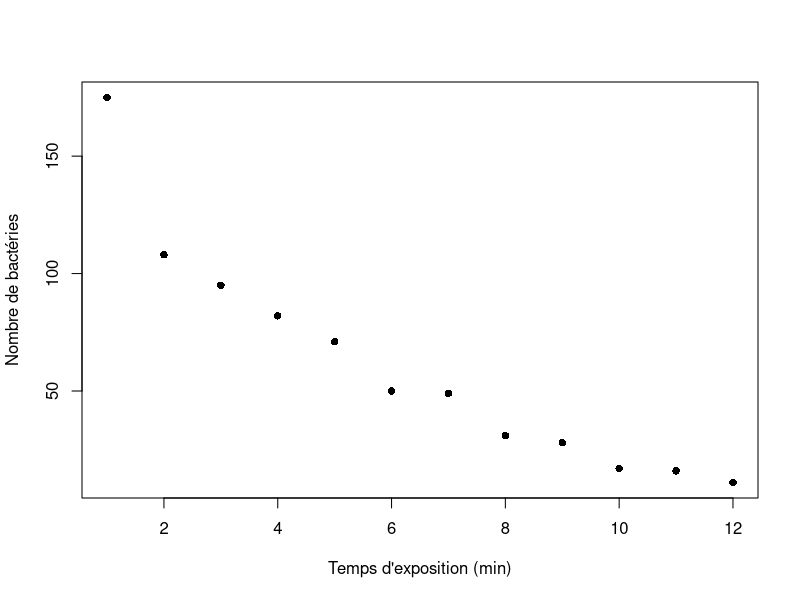
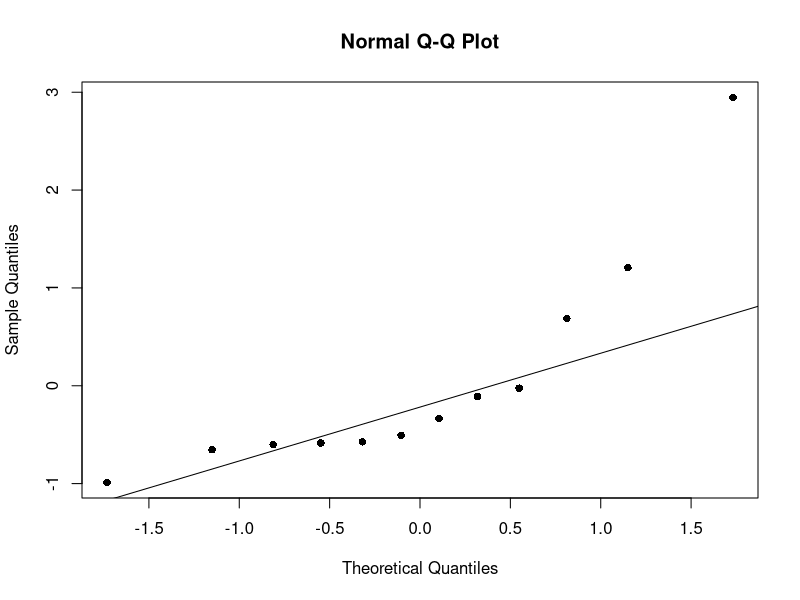
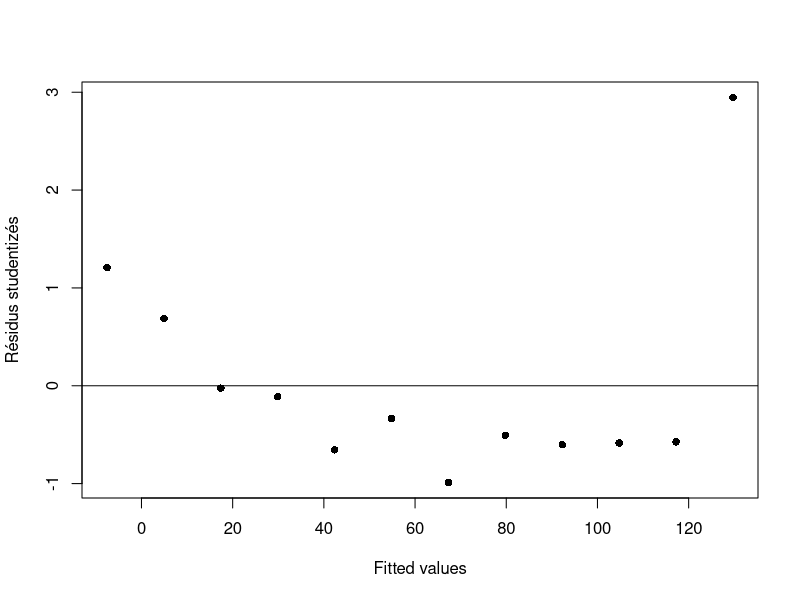
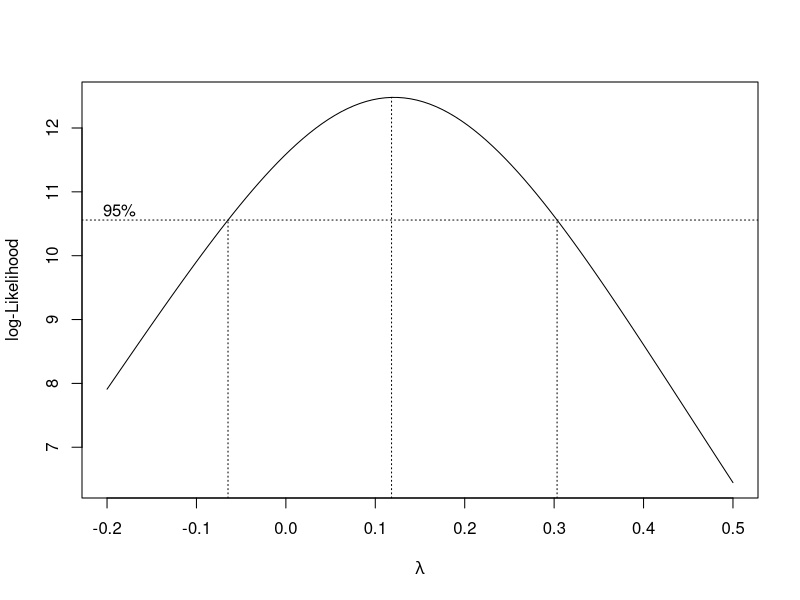
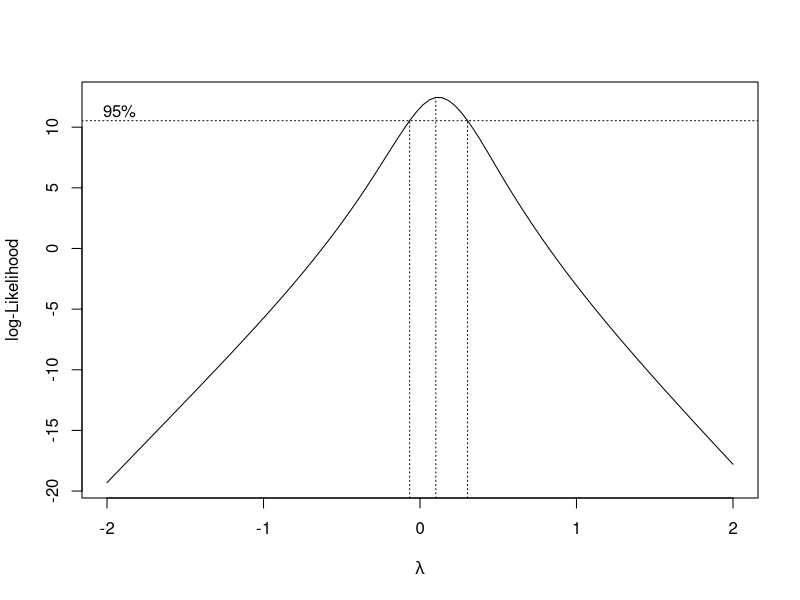
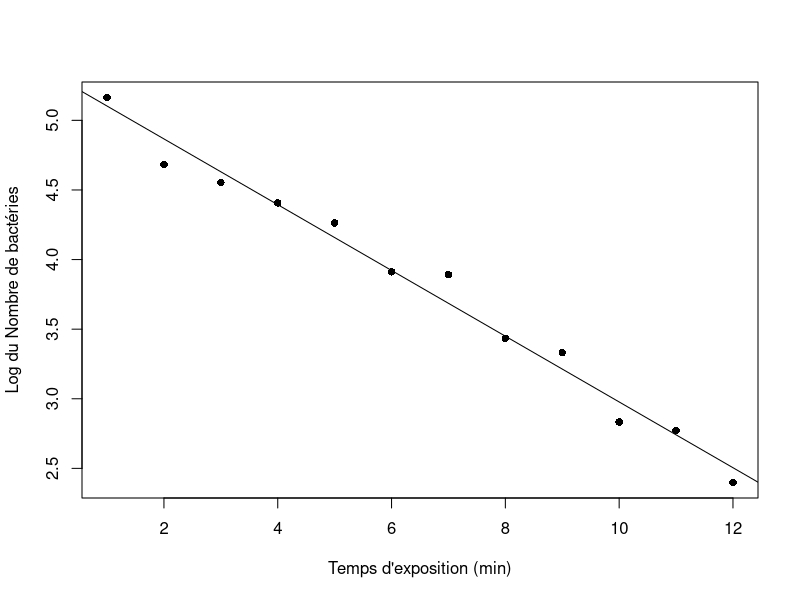
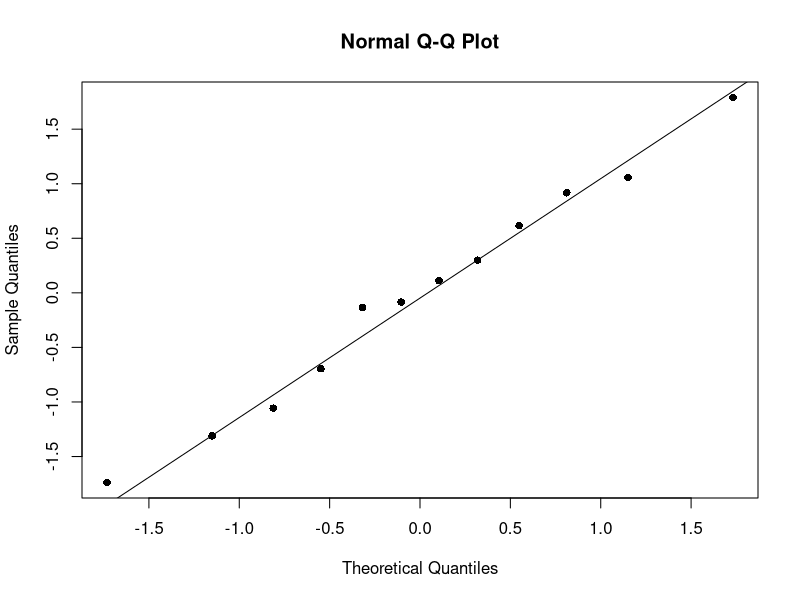
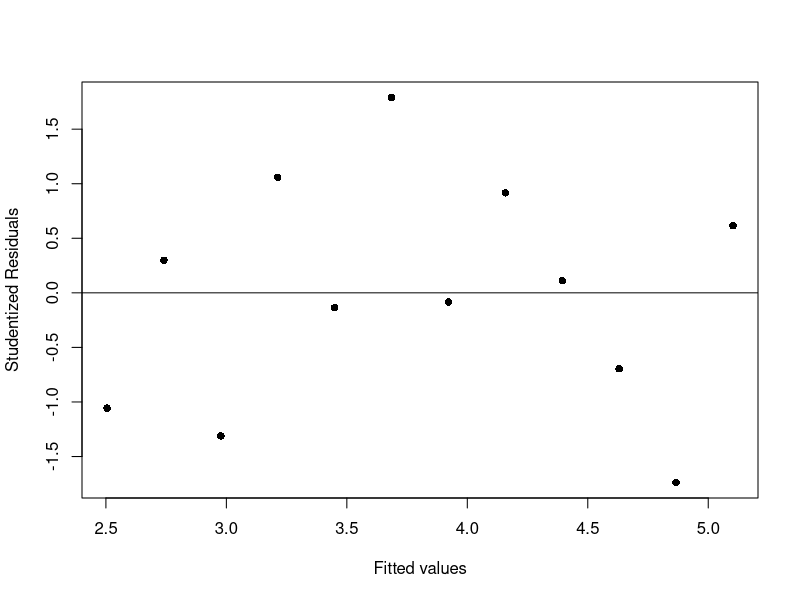

Here is the R script that generated these plots, in order:
## ---- chunk 1
#| echo: false

bact <- c(175, 108, 95, 82, 71, 50, 49, 31, 28, 17, 16, 11)
min <- 1:12
## ---- chunk 2
#| echo: false
#| fig-cap: "Nuage de points du nombre de bactéries en fonction du temps d'exposition en minutes"
#| label: fig-simple-bact


plot(min, bact, pch = 16, xlab = "Temps d'exposition (min)", ylab = "Nombre de bactéries")
## ---- chunk 3
fit1 <- lm(bact ~ min) 
summary(fit1) 
## ---- chunk 4
anova(fit1) 
## ---- chunk 5
#| echo: false
#| fig-cap: "Diagramme quantile-quantile pour la régression linéaire simple."
#| label: fig-simple-bact2


qqnorm(rstandard(fit1), pch = 16)
qqline(rstandard(fit1))
## ---- chunk 6
#| echo: false
#| fig-cap: "Résidus en fonction des valeurs ajustées pour le modèle de régression linéaire simple."
#| label: fig-simple-bact3


plot(fitted(fit1), rstandard(fit1), pch = 16, ylab = "Résidus studentizés", xlab = "Fitted values")
abline(h = 0)
## ---- chunk 7
#| echo: false
#| message: false
#| fig-cap: "Log-vraisemblance en fonction du paramètre pour la méthode Box-Cox"
#| label: fig-simple-bact4

library(MASS)
boxcox(bact~min, lambda = seq(-0.2, 0.5, len = 20), plotit = TRUE)
boxcox(bact~min, lambda = seq(-2, 2, len = 20), plotit = TRUE)
## ---- chunk 8
logbact <- log(bact)
fit2 <- lm(logbact~min)
summary(fit2)
## ---- chunk 9
#| echo: false
#| fig-cap: "Nuage de points du logarithme du nombre de bactéries en fonction de temps d'exposition."
#| label: fig-simple-bact5


plot(min, logbact, pch = 16, xlab = "Temps d'exposition (min)", ylab = "Log du Nombre de bactéries")
abline(fit2)
## ---- chunk 10
anova(fit2)
## ---- chunk 11
#| echo: false
#| fig-cap: "Diagramme quantile-quantile pour le logarithme du nombre de bactéries"
#| label: fig-simple-bact6

qqnorm(rstandard(fit2), pch = 16)
qqline(rstandard(fit2))

## ---- chunk 12
#| echo: false
#| fig-cap: "Résidus en fonction des valeurs ajustées pour le logarithme du nombre de bactéries"
#| label: fig-simple-bact7

plot(fitted(fit2), rstandard(fit2), pch = 16, ylab = "Studentized Residuals", xlab = "Fitted values")
abline(h = 0)
